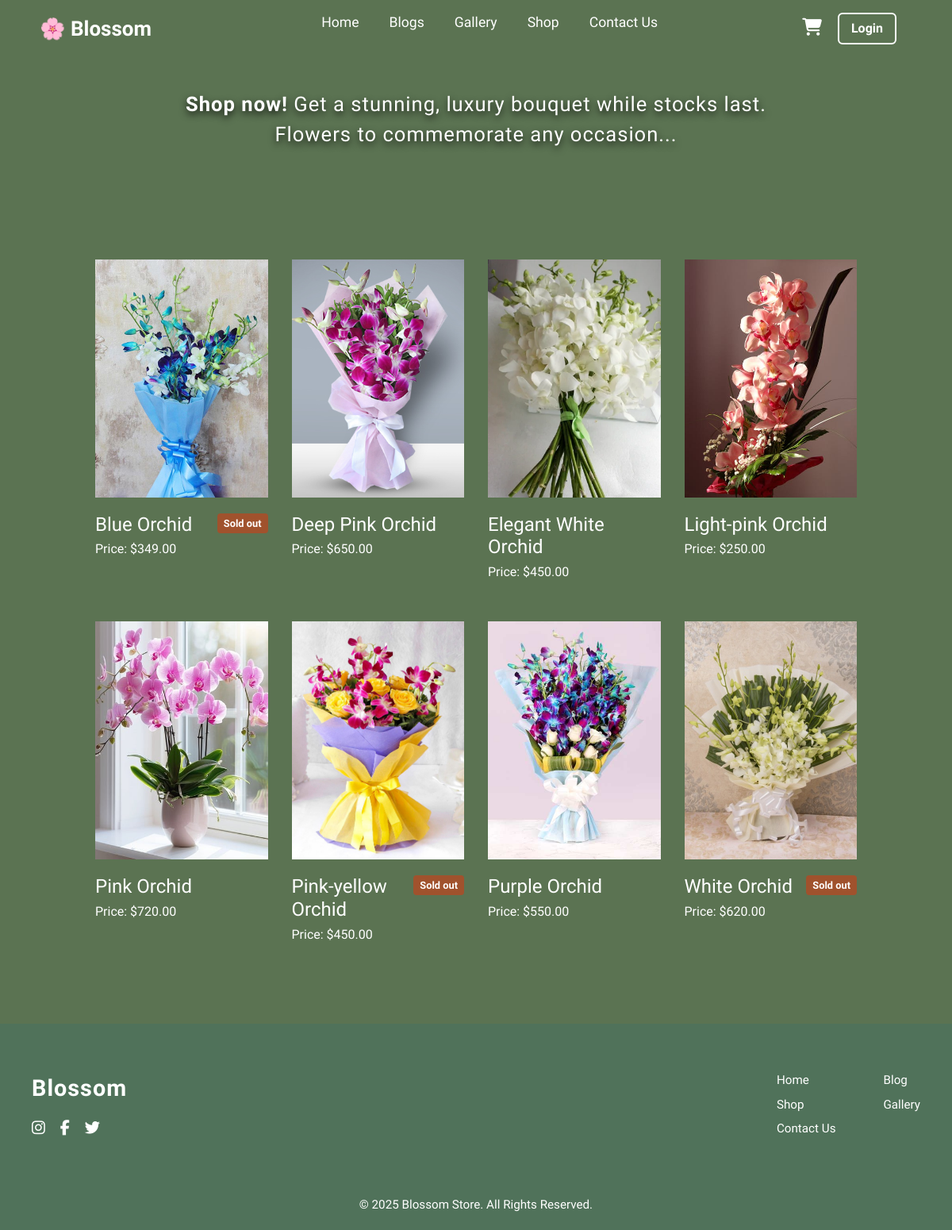
/shop/orchid/, run on the app's committed database.
### Blossom/models.py (models this page shows, shortened)
class Product(models.Model):
    category = models.ForeignKey(
        Category,
        related_name='products',
        on_delete=models.CASCADE,
        help_text="The product's main category.",
        null=True
    )
    name = models.CharField(max_length=100)
    price = models.DecimalField(max_digits=10, decimal_places=2)
    image = models.ImageField(upload_to='product_images/')
    is_available = models.BooleanField(default=True)
    class Meta:
        ordering = ['name']
        verbose_name_plural = "Products"

### Blossom/views.py (the view)
# urls.py: path('shop/<slug:category_slug>/', views.shop_view, name='product_by_category'),
def shop_view(request, category_slug=None):
    category = None
    products = Product.objects.all()
    all_categories = Category.objects.all()
    if category_slug:
        category = get_object_or_404(Category, slug=category_slug)
        products = products.filter(category=category)
    context = {
        'category': category,
        'products': products,
        'all_categories': all_categories,
        'page_title': category.name if category else 'All Products',
    }
    return render(request, 'shop.html', context)

### templates/shop.html (shortened to what this page needs)
{% extends 'home.html' %}
{% load static %}
{% block content %}
<div class="header-container">
    <h2><strong>Shop now!</strong> Get a stunning, luxury bouquet while stocks last.</h2>
    <h2>Flowers to commemorate any occasion...</h2>
</div>
<div class="product-grid container">
    {% for product in products %}
    <div class="product-item">
        <div class="image-card">
            <a href="{% url 'product_detail' pk=product.id %}">
                {% if product.image %}
                <img src="{{ product.image.url }}" alt="{{ product.name }}" />
                {% else %}
                <img src="{% static 'images/placeholder.jpg' %}" alt="No image available" />
                {% endif %}
            </a>
        </div>
        <div class="product-info">
            <div class="name-price-group">
                <h3 class="product-name-small">{{ product.name }}</h3>
                <p class="product-price">Price: ${{ product.price }}</p>
            </div>
            {% if not product.is_available %}
            <p class="product-status sold-out">Sold out</p>
            {% endif %}
        </div>
    </div>
    {% empty %}
    <p>No products are currently available.</p>
    {% endfor %}
</div>
{% endblock content %}

### static/css/style.css (style rules this page uses)
* { margin: 0; padding: 0; box-sizing: border-box; }
body { margin: 0%; font-family: "Tagesschrift", system-ui; font-weight: 400; font-style: normal; background-color: #5b7352; display: flex; flex-direction: column; min-height: 100vh; }
.header-container { color: white; text-align: center; margin-top: 20px; margin-bottom: 0; padding-top: 90px; padding-bottom: 0; }
.header-container h2 { font-size: 1.6rem; line-height: 1.3; margin-top: 5px; margin-bottom: 5px; }
.product-grid { display: grid; grid-template-columns: repeat(4, 1fr); gap: 30px; justify-content: center; }
.product-item { display: flex; flex-direction: column; }
.image-card { background-color: white; border-radius: 0; overflow: hidden; min-height: 300px; display: flex; align-items: center; justify-content: center; }
.image-card img { width: 100%; height: 300px; object-fit: cover; padding: 0; }
.product-info { display: flex; justify-content: space-between; align-items: flex-start; padding-top: 5px; padding-left: 0; padding-right: 0; width: 100%; box-sizing: border-box; }
.name-price-group { display: flex; flex-direction: column; text-align: left; }
.product-info h3.product-name-small { font-size: 1.5rem; font-weight: 500; color: white; margin: 0; margin-bottom: 5px; }
.product-info p.product-price { font-size: 1rem; color: white; font-weight: 400; margin: 0; }
.product-info p.product-status.sold-out { font-size: 0.8rem; color: white; font-weight: 700; margin: 0; padding: 3px 8px; background-color: #A0522D; border-radius: 4px; white-space: nowrap; align-self: flex-start; }
.product-info { padding: 20px 0; }
.container { max-width: 1000px; margin: 120px auto 60px auto; padding: 20px; }
h2 { text-align: center; font-size: 2rem; font-weight: 500; color: white; margin-bottom: 40px; letter-spacing: 1px; text-shadow: 0 4px 10px rgba(0, 0, 0, 0.8); }
.product-info { display: flex; align-items: center; gap: 15px; }

### data on the page
Product: image (picture), name "Blue Orchid", price "349.00", is_available "Sold out"
Product: image (picture), name "Deep Pink Orchid", price "650.00"
Product: image (picture), name "Elegant White Orchid", price "450.00"
Product: image (picture), name "Light-pink Orchid", price "250.00"
Product: image (picture), name "Pink Orchid", price "720.00"
Product: image (picture), name "Pink-yellow Orchid", price "450.00", is_available "Sold out"
Product: image (picture), name "Purple Orchid", price "550.00"
Product: image (picture), name "White Orchid", price "620.00", is_available "Sold out"
